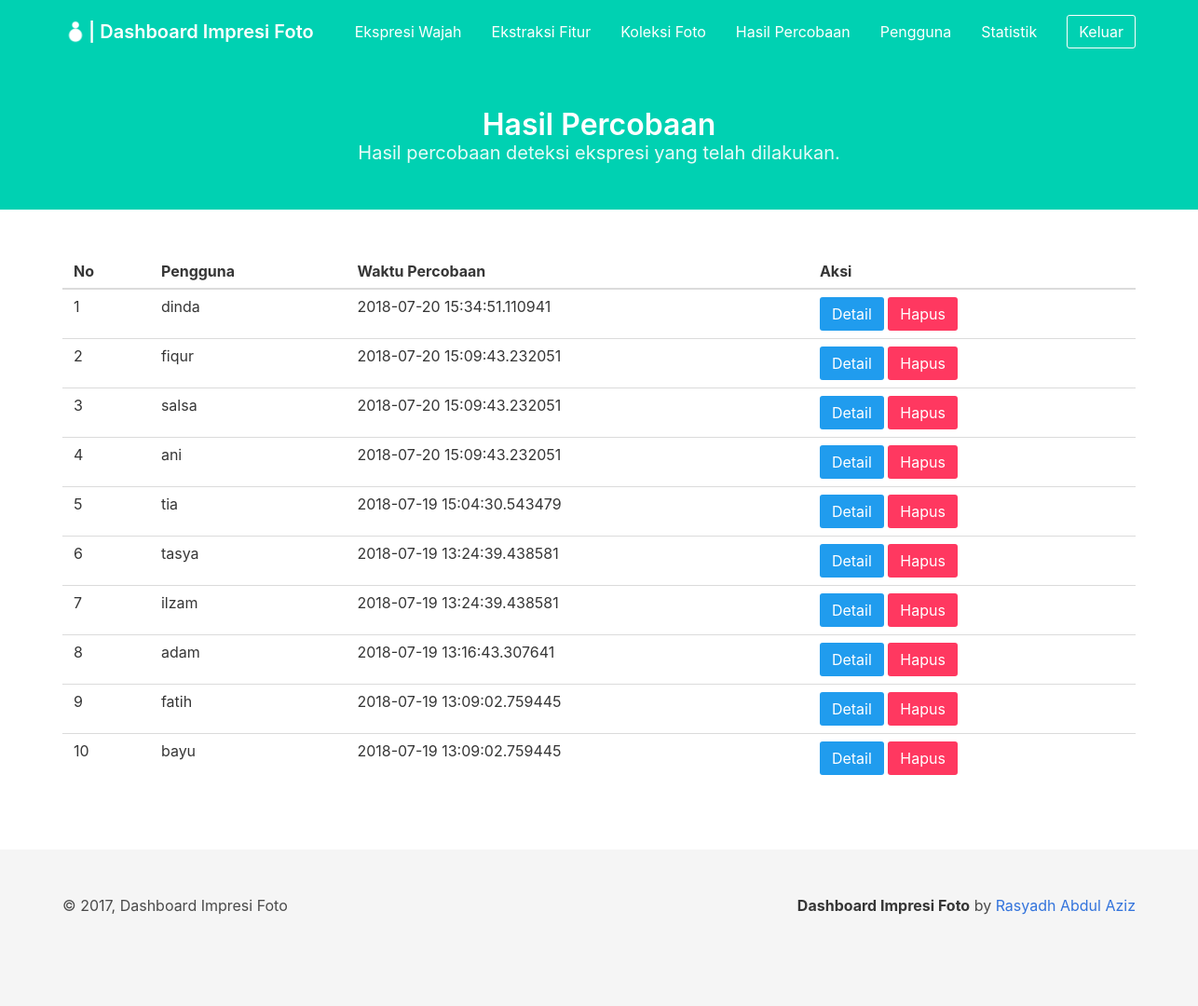
The app's page /dashboard/detection_results/ (signed in) with its own data.
### project/models/result_detection.py (models this page shows, shortened)
class ResultDetection(db.Model):
    __tablename__ = 'result_detection'
    id_result_detection = db.Column(db.Integer, primary_key=True)
    created_at = db.Column(db.DateTime, default=datetime.datetime.now())
    id_user = db.Column(db.Integer, db.ForeignKey('user.id_user'))

### project/models/user.py (models this page shows, shortened)
class User(db.Model):
    __tablename__ = 'user'
    id_user = db.Column(db.Integer, primary_key=True)
    username = db.Column(db.String, unique=True, nullable=False)
    password = db.Column(db.String, nullable=False)
    created_at = db.Column(db.DateTime, default=datetime.datetime.now())

### project/views/dashboard/detection_results.py (the view)
@dashboard_results.route('/dashboard/detection_results/')
def index():
    if session.get('loggedin_admin'):
        try:
            result = db.engine.execute("SELECT rd.id_result_detection, rd.id_user, u.username, rd.created_at FROM result_detection rd, user u WHERE u.id_user = rd.id_user")
            results = []
            for res in result:
                temp = {
                    'id_result_detection': res[0],
                    'id_user': res[1],
                    'username': res[2],
                    'created_at': res[3]
                }
                results.append(temp)
            return render_template('dashboard/detection_results.html',
                title='Hasil Percobaan', results=list(reversed(results)))
        except Exception as e:
            print('error to get detection result')
            print(e)
    return redirect(url_for('auth.login_admin'))

### project/templates/dashboard/detection_results.html (shortened to what this page needs)
{% extends 'dashboard/base_dashboard.html' %} {% block content %}
<section class="hero is-primary">
    <div class="hero-body">
        <div class="container has-text-centered">
            <h1 class="title">
                Hasil Percobaan
            </h1>
            <h2 class="subtitle">
                Hasil percobaan deteksi ekspresi yang telah dilakukan.
            </h2>
        </div>
    </div>
</section>
<section class="section">
    <div class="container" id="result_table">
        <table class="table is-hoverable is-fullwidth">
            <thead>
                <tr>
                    <th>No</th>
                    <th>Pengguna</th>
                    <th>Waktu Percobaan</th>
                    <th>Aksi</th>
                </tr>
            </thead>
            <tbody>
                {% if results %} {% for res in results %}
                <tr>
                    <td>{{ results.index(res) + 1 }}</td>
                    <td>{{ res.username }}</td>
                    <td>{{ res.created_at }}</td>
                    <td>
                        <button class="button is-info" onclick="detail_result('{{ res.id_result_detection }}', '{{ res.created_at }}', '{{ res.username }}')">Detail</button>
                        <a class="button is-danger" href="/dashboard/detection_results/delete/{{ res.id_result_detection }}">Hapus</a>
                    </td>
                </tr>
                {% endfor %} {% else %}
                <tr>
                    <td colspan="4" class="has-text-centered">Belum ada hasil percobaan</td>
                </tr>
                {% endif %}
            </tbody>
        </table>
    </div>
</section>
{% endblock %}

### project/templates/dashboard/base_dashboard.html (shortened to what this page needs)
<html>
<head>
    <link rel="stylesheet" type="text/css" href="{{ url_for('static', filename='css/bulma.css') }}" />
    <link rel="stylesheet" type="text/css" href="{{url_for('static', filename='css/app.css') }}" />
</head>
<body>
    <nav class="navbar is-primary is-transparent navbar-is-medium">
        <div class="container">
            <div class="navbar-brand">
                <a class="navbar-item" href="/dashboard/">
                    <img class="image" src="{{ url_for('static', filename='image/ImpresiFotoWhite.png') }}" alt="Logo">
                    <h1 class="title is-5 has-text-white">
                        | Dashboard Impresi Foto
                    </h1>
                </a>
            </div>
            <div class="navbar-menu" id="menu">
                <div class="navbar-end">
                    <a class="navbar-item" href="/dashboard/expression/">
                        Ekspresi Wajah
                    </a>
                    <a class="navbar-item" href="/dashboard/feature_extraction/">
                        Ekstraksi Fitur
                    </a>
                    <a class="navbar-item" href="/dashboard/photos_collection/">
                        Koleksi Foto
                    </a>
                    <a class="navbar-item" href="/dashboard/detection_results/">
                        Hasil Percobaan
                    </a>
                    <a class="navbar-item" href="/dashboard/user/">
                        Pengguna
                    </a>
                    <a class="navbar-item" href="/dashboard/statistic/">
                        Statistik
                    </a>
                    <div class="navbar-item">
                        <a class="button is-primary is-inverted is-outlined" href="/admin/logout/">
                            Keluar
                        </a>
                    </div>
                </div>
            </div>
        </div>
    </nav>
    {% block content %} {% endblock %}
    <footer class="footer">
        <div class="container">
            <div class="level">
                <div class="level-left">
                    <div class="level-item">
                        &copy; 2017, Dashboard Impresi Foto
                    </div>
                </div>
                <div class="level-right">
                    <div class="level-item">
                        <p>
                            <strong>Dashboard Impresi Foto</strong> by
                            <a href="github.com/rasyadh">Rasyadh Abdul Aziz</a>
                        </p>
                    </div>
                </div>
            </div>
        </div>
    </footer>
</body>
</html>

### project/static/css/app.css (style rules this page uses)
.navbar-is-medium { min-height: 4.25rem; }

### records on screen
ResultDetection: results "1", username "dinda", created_at "2018-07-20 15:34:51.110941"
ResultDetection: results "2", username "fiqur", created_at "2018-07-20 15:09:43.232051"
ResultDetection: results "3", username "salsa", created_at "2018-07-20 15:09:43.232051"
ResultDetection: results "4", username "ani", created_at "2018-07-20 15:09:43.232051"
ResultDetection: results.index(res)+1 "5", username "tia", created_at "2018-07-19 15:04:30.543479"
ResultDetection: results "6", username "tasya", created_at "2018-07-19 13:24:39.438581"
ResultDetection: results "7", username "ilzam", created_at "2018-07-19 13:24:39.438581"
ResultDetection: results "8", username "adam", created_at "2018-07-19 13:16:43.307641"
ResultDetection: results "9", username "fatih", created_at "2018-07-19 13:09:02.759445"
ResultDetection: results "10", username "bayu", created_at "2018-07-19 13:09:02.759445"
